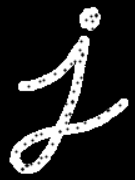
#> input picture Lab6+7/images/i_noisee.png, 135 x 180 px
$ python Morphological_Transformation3.py
#> lines starting #> are read from the running program, lines starting #| are printed output that depends on the picture
import cv2 as cv
import numpy as np
import matplotlib.pyplot as plt

img = cv.imread('images/i_noisee.png',cv.IMREAD_GRAYSCALE)
#> img is the input picture: shape (180, 135); min 0, max 255, mean 39.8
kernel = np.ones((5,5),np.uint8)

closing = cv.morphologyEx(img, cv.MORPH_CLOSE, kernel)
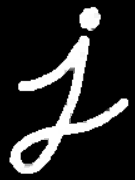
#> closing: shape (180, 135); min 0, max 255, mean 42.3
blackhat = cv.morphologyEx(img, cv.MORPH_BLACKHAT, kernel)
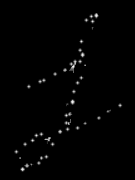
#> blackhat: shape (180, 135); min 0, max 250, mean 2.6

plt.subplot(131),plt.imshow(cv.cvtColor(img, cv.COLOR_BGR2RGB)),plt.title('Original Image'),plt.xticks([]), plt.yticks([])
plt.subplot(132),plt.imshow(cv.cvtColor(closing, cv.COLOR_BGR2RGB)),plt.title('Closing Image'),plt.xticks([]), plt.yticks([])
plt.subplot(133),plt.imshow(cv.cvtColor(blackhat, cv.COLOR_BGR2RGB)),plt.title('Blackhat Image'),plt.xticks([]), plt.yticks([])
plt.tight_layout()
plt.show()
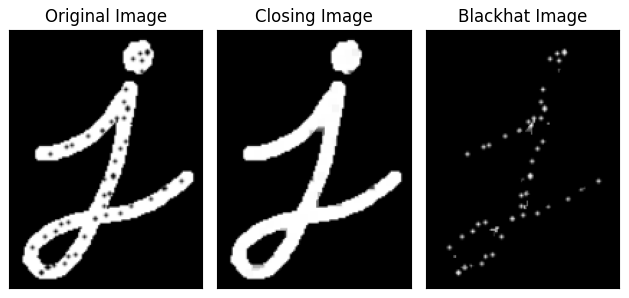
#> figure drawn by matplotlib, 3 panels

$ run again, with Lab6+7/images/i_noise.png copied over Lab6+7/images/i_noisee.png
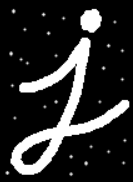
#> input picture Lab6+7/images/i_noise.png, 133 x 182 px
#> img is the input picture: shape (182, 133); min 0, max 255, mean 44
#> `blackhat = cv.morphologyEx(img, cv.MORPH_BLACKHAT, kernel)`:
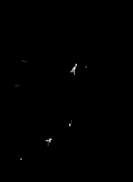
#> blackhat: shape (182, 133); min 0, max 236, mean 0.4
#> `plt.show()`:
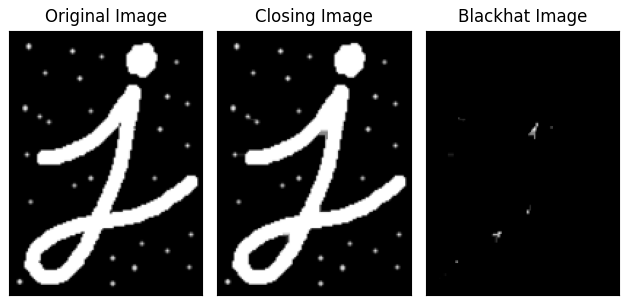
#> figure drawn by matplotlib, 3 panels
